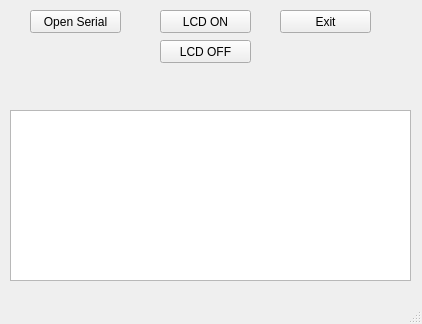
<?xml version="1.0" encoding="UTF-8"?>
<ui version="4.0">
 <class>MainWindow</class>
 <widget class="QMainWindow" name="MainWindow">
  <property name="geometry">
   <rect>
    <x>0</x>
    <y>0</y>
    <width>422</width>
    <height>324</height>
   </rect>
  </property>
  <property name="windowTitle">
   <string>Demo LED Arduino</string>
  </property>
  <widget class="QWidget" name="centralwidget">
   <widget class="QTextEdit" name="textEdit_LogMessage">
    <property name="geometry">
     <rect>
      <x>10</x>
      <y>110</y>
      <width>401</width>
      <height>171</height>
     </rect>
    </property>
    <property name="font">
     <font>
      <family>Fixedsys</family>
     </font>
    </property>
   </widget>
   <widget class="QPushButton" name="pushButton_OpenSerial">
    <property name="geometry">
     <rect>
      <x>30</x>
      <y>10</y>
      <width>91</width>
      <height>23</height>
     </rect>
    </property>
    <property name="text">
     <string>Open Serial</string>
    </property>
   </widget>
   <widget class="QPushButton" name="pushButton_Exit">
    <property name="geometry">
     <rect>
      <x>280</x>
      <y>10</y>
      <width>91</width>
      <height>23</height>
     </rect>
    </property>
    <property name="text">
     <string>Exit</string>
    </property>
   </widget>
   <widget class="QPushButton" name="pushButton_LCD_OFF">
    <property name="geometry">
     <rect>
      <x>160</x>
      <y>40</y>
      <width>91</width>
      <height>23</height>
     </rect>
    </property>
    <property name="text">
     <string>LCD OFF</string>
    </property>
   </widget>
   <widget class="QPushButton" name="pushButton_LCD_ON">
    <property name="geometry">
     <rect>
      <x>160</x>
      <y>10</y>
      <width>91</width>
      <height>23</height>
     </rect>
    </property>
    <property name="text">
     <string>LCD ON</string>
    </property>
   </widget>
  </widget>
  <widget class="QMenuBar" name="menubar">
   <property name="geometry">
    <rect>
     <x>0</x>
     <y>0</y>
     <width>422</width>
     <height>19</height>
    </rect>
   </property>
  </widget>
  <widget class="QStatusBar" name="statusbar"/>
 </widget>
 <resources/>
 <connections/>
</ui>
